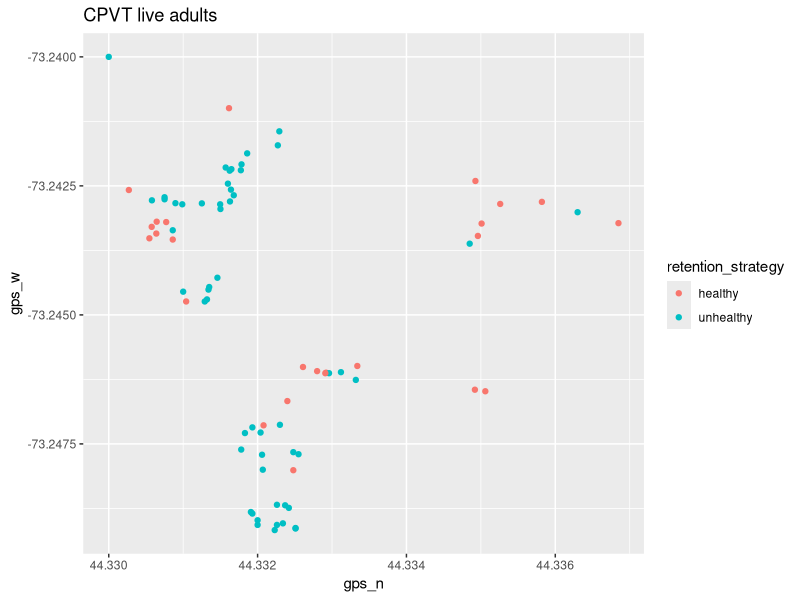
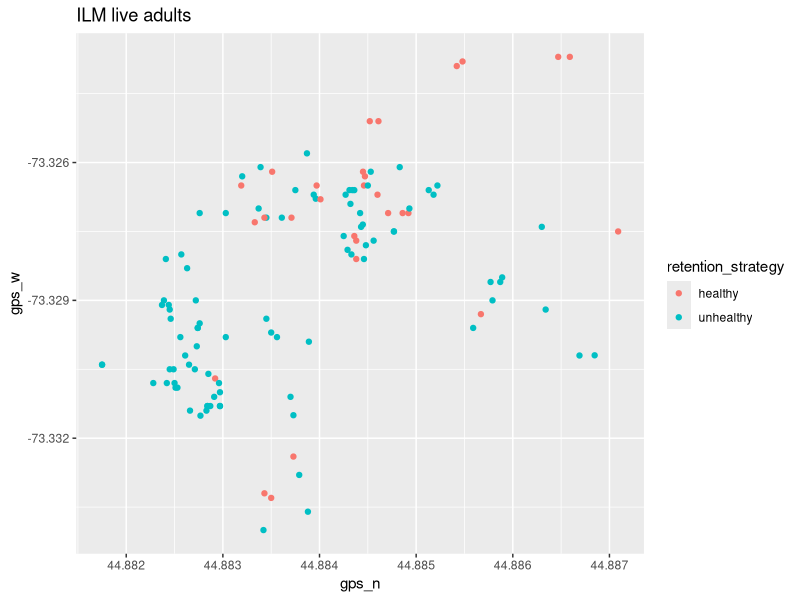
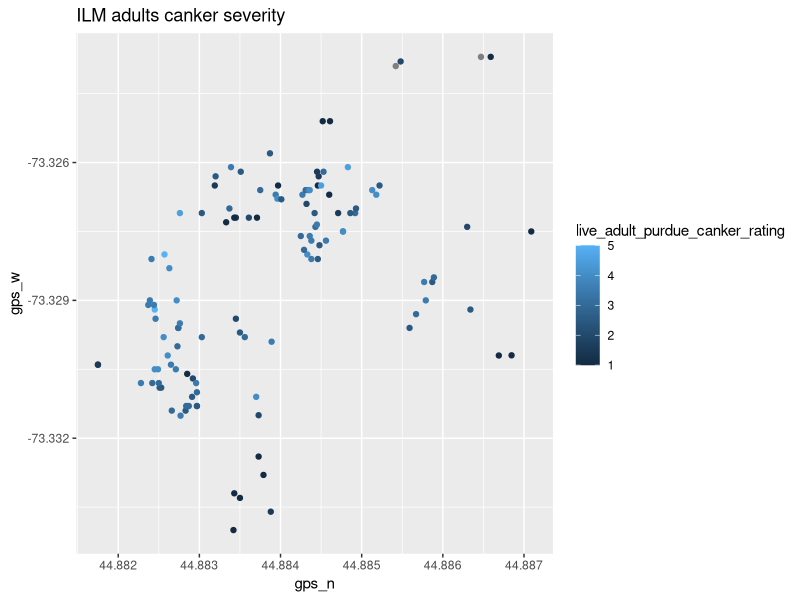
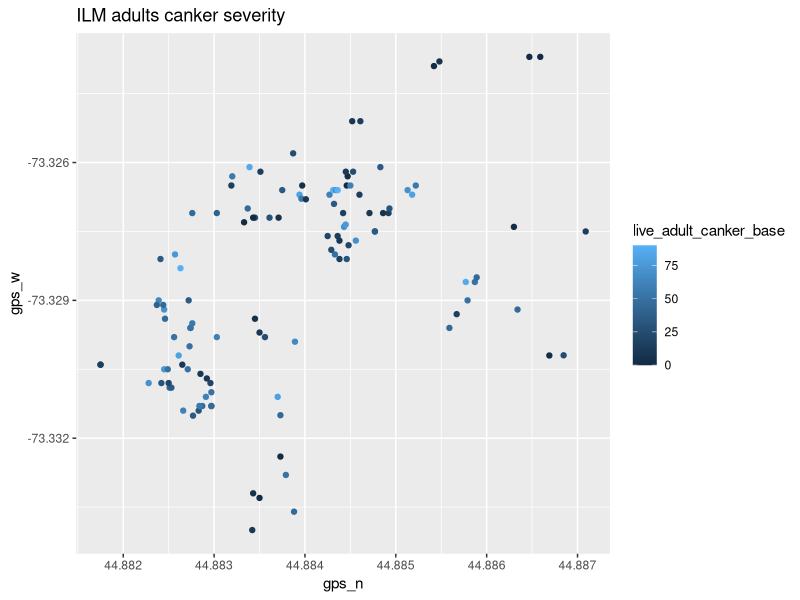
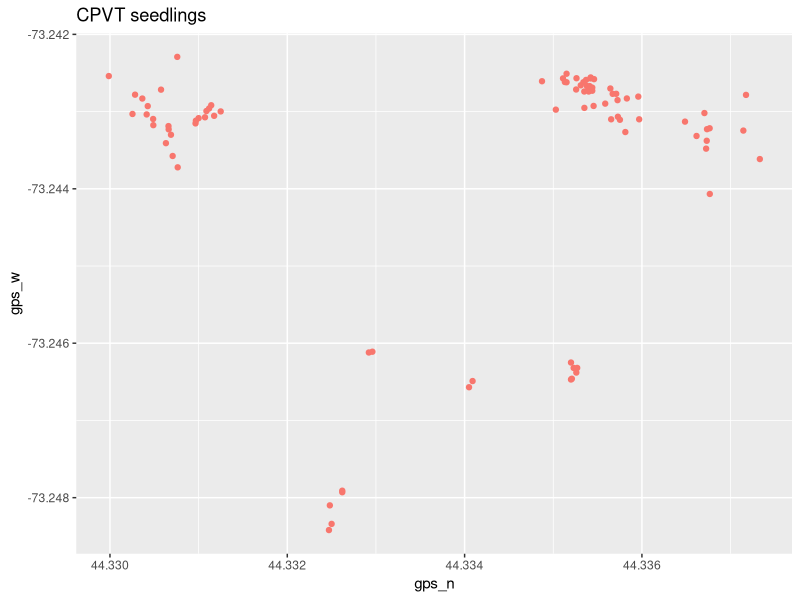
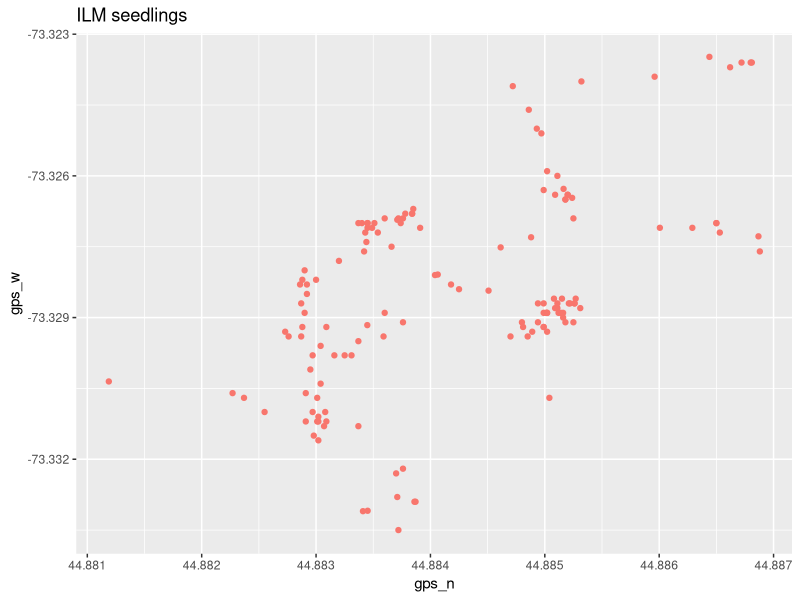
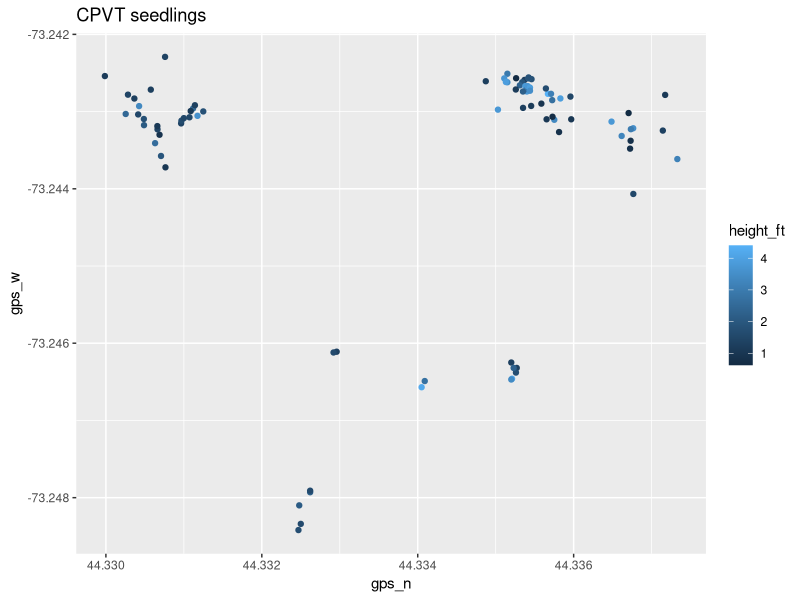
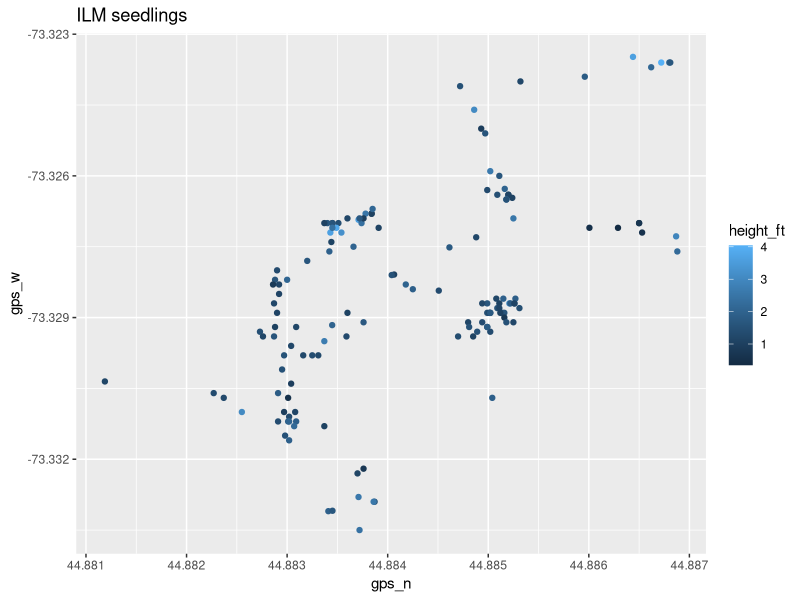

Reproduce these figures in R, in order.
## ---- chunk 1
knitr::opts_chunk$set(echo = TRUE)
## ---- chunk 2
library(dplyr)
setwd("~/dataAnalysisCfd")
data <- read.csv("datasheet.csv")

data_seedlings <- data %>% filter(seedling_or_adult == "Seedling")
average_densi <- numeric(nrow(data_seedlings))
mowing <- numeric(nrow(data_seedlings))
vole_nibbling <- numeric(nrow(data_seedlings))
deer_browse <- numeric(nrow(data_seedlings))
deer_rub <- numeric(nrow(data_seedlings))
rabbit_browse <- numeric(nrow(data_seedlings))
data_seedlings <- cbind(data_seedlings, average_densi, mowing, vole_nibbling, deer_browse, deer_rub, rabbit_browse)
for (i in 1:nrow(data_seedlings)) {
  data_seedlings$average_densi[i] <- 1.04 * mean(c(data_seedlings$densi_n[i], data_seedlings$densi_s[i], data_seedlings$densi_e[i], data_seedlings$densi_w[i]))
}
data_seedlings[grep('Having been mowed in the past', data_seedlings$seedling_damage), "mowing"] <- 1
data_seedlings[grep("Vole (nibbling on the bark)", data_seedlings$seedling_damage), "vole_nibbling"] <- 1
data_seedlings[grep("Deer browse", data_seedlings$seedling_damage), "deer_browse"] <- 1
data_seedlings[grep("Deer rub", data_seedlings$seedling_damage), "deer_rub"] <- 1
data_seedlings[grep("Rabbit browse", data_seedlings$seedling_damage), "rabbit_browse"] <- 1

data_adults <- data %>% filter(seedling_or_adult == "Adult")

data_liveseedlings <- data_seedlings %>% filter(seedling_dead_or_alive == "Alive")
for (i in 2017:2025){
  nam <- paste("data_seedlings", i, sep = "")
  assign(nam, data_seedlings %>% filter(seedling_germ_yr == {{i}}))
}

data_liveadults <- data_adults %>% filter(adult_dead_or_alive == "Alive")

retention_strategy <- numeric(nrow(data_liveadults))
data_liveadults <- cbind(data_liveadults, retention_strategy)

for (i in 1:nrow(data_liveadults)) {
  if (is.na(data_liveadults$live_adult_canker_base[i]))
    data_liveadults$live_adult_canker_base[i] <- 0
}

for(i in 1:nrow(data_liveadults)){
  if ((data_liveadults$adult_percent_live_canopy[i] > 70  &
      data_liveadults$live_adult_canker_base[i] < 20) |
      (data_liveadults$adult_percent_live_canopy[i] >= 50 &
      data_liveadults$live_adult_canker_base[i] == 0))
      data_liveadults$retention_strategy[i] <- "healthy"
      else data_liveadults$retention_strategy[i] <- "unhealthy"
}

data_ILM <- data %>% filter(site == "ILM")
data_ILMhybridvis <- data_ILM %>% filter(hybrid_visibility == "Y")

data_CPVT <- data %>% filter(site == "CPVT")
data_CPVThybridvis <- data_CPVT %>% filter(hybrid_visibility == "Y")

data_CPVTadults <- data_adults %>% filter(site == "CPVT")

data_ILMadults <- data_adults %>% filter(site == "ILM")

data_CPVTseedlings <- data_seedlings %>% filter(site == "CPVT")

data_ILMseedlings <- data_seedlings %>% filter(site == "ILM")

data_CPVTliveadults <- data_liveadults %>% filter(site == "CPVT")

data_ILMliveadults <- data_liveadults %>% filter(site == "ILM")

## ---- chunk 3
#Making charts
library(ggplot2)

#spatial visualization
map <- function(data, colorz, legend_yn, title)
  ggplot(data, aes(gps_n, gps_w)) +
  geom_point(aes(color = {{ colorz }}), show.legend = legend_yn) +
  ggtitle(title)

histogram <- function(data, metric, binzwidth, title)
  ggplot(data, aes({{ metric }})) +
  geom_histogram(bins = binzwidth) +
  ggtitle(title)

scatterplot <- function(data, x, y, title)
  ggplot(data, aes({{ x }}, {{ y }})) +
  geom_point() +
  geom_smooth(method='lm') +
  ggtitle(title)
## ---- chunk 4

map(data_CPVTliveadults, retention_strategy, TRUE, "CPVT live adults")
map(data_ILMliveadults, retention_strategy, TRUE, "ILM live adults")
map(data_ILMliveadults, live_adult_purdue_canker_rating, TRUE, "ILM adults canker severity")
map(data_ILMliveadults, live_adult_canker_base, TRUE, "ILM adults canker severity")

map(data_CPVTseedlings, "orange4", FALSE, "CPVT seedlings")
map(data_ILMseedlings, "orange4", FALSE, "ILM seedlings")
map(data_CPVTseedlings, height_ft, TRUE, "CPVT seedlings")
map(data_ILMseedlings, height_ft, TRUE, "ILM seedlings")
map(data_ILMseedlings, seedling_canker_base, TRUE, "ILM seedlings by canker")
map(data_CPVTseedlings, seedling_canker_base, TRUE, "CPVT seedlings by canker")
map(data_ILMseedlings, seedling_germ_yr, TRUE, "ILM seedlings by age")
map(data_CPVTseedlings, seedling_germ_yr, TRUE, "CPVT seedlings by age")
## ---- chunk 5

histogram(data_CPVTliveadults, live_adult_canker_base, 20, "CPVT live adults basal canker")

scatterplot(data_liveadults, live_adult_canker_base, live_adult_canker_1st9ft, "Canker at base vs at 1st9ft")
scatterplot(data_liveadults, live_adult_canker_base, live_adult_canker_1stlivebranch, "Canker at base vs to first live branch")

## ---- chunk 6
scatterplot(data_seedlings, densi_s, seedling_canker_base, "Canker at base vs densiometer south")
scatterplot(data_seedlings, densi_n, seedling_canker_base, "Canker at base vs densiometer north")
scatterplot(data_seedlings, densi_e, seedling_canker_base, "Canker at base vs densiometer east")
scatterplot(data_seedlings, densi_w, seedling_canker_base, "Canker at base vs densiometer west")
scatterplot(data_seedlings, average_densi, seedling_canker_base, "Canker at base vs av. densiometer")

scatterplot(data_seedlings, densi_s, seedling_percent_live_canopy, "Canker at base vs densiometer south")
scatterplot(data_seedlings, densi_n, seedling_percent_live_canopy, "Canker at base vs densiometer north")
scatterplot(data_seedlings, densi_e, seedling_percent_live_canopy, "Canker at base vs densiometer east")
scatterplot(data_seedlings, densi_w, seedling_percent_live_canopy, "Canker at base vs densiometer west")
scatterplot(data_seedlings, average_densi, seedling_percent_live_canopy, "Canker at base vs av. densiometer")
## ---- chunk 7
scatterplot(data_seedlings, average_densi, height_ft, "Height vs av. densiometer") + facet_wrap( ~ seedling_germ_yr)
scatterplot(data_seedlings, average_densi, basal_diameter_mm, "Basal diameter vs av. densiometer") + facet_wrap(~ seedling_germ_yr)
## ---- chunk 8
scatterplot(data_seedlings, average_densi, seedling_germ_yr, "Germ yr vs densi")
scatterplot(data_ILMseedlings, average_densi, seedling_germ_yr, "Germ yr vs densi ILM")
scatterplot(data_CPVTseedlings, average_densi, seedling_germ_yr, "Germ yr vs densi CPVT")
